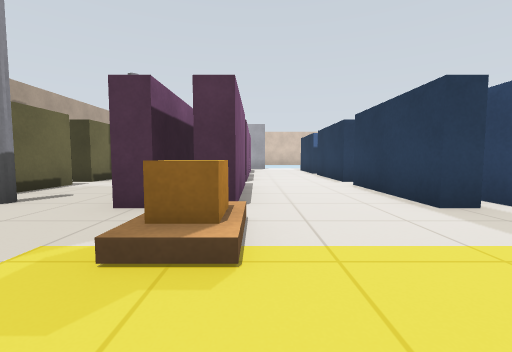
view 1 (above)

24 first-person views from a walk through a robot-simulator world made for Gazebo. The camera is 0.62 m above the floor, tilts 4° down and sees 90° across. The floor is counted in squares, 1 m on a side. Each view is taken from the middle of a square. On the plan, view 1 faces up. The plan holds only what a view shows up to about 9 squares ahead; the rest is blank.

view 2
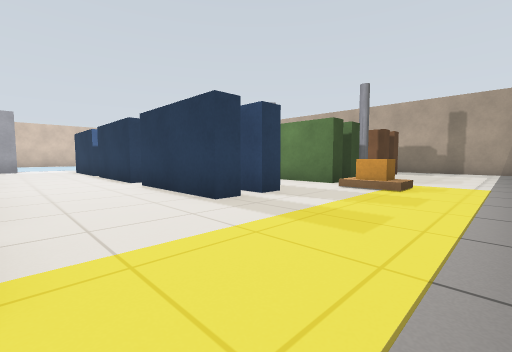

view 3
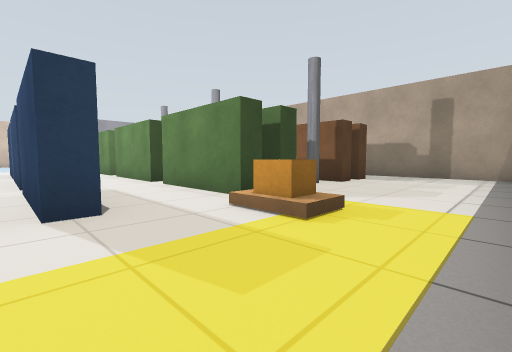

view 4
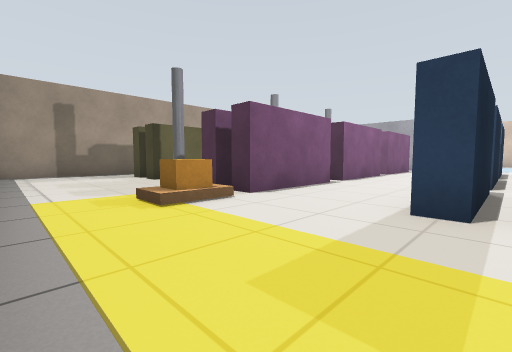

view 5
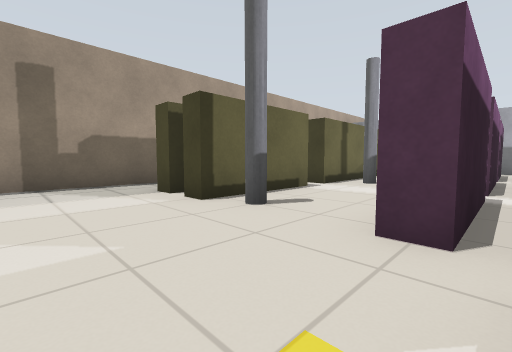

view 6
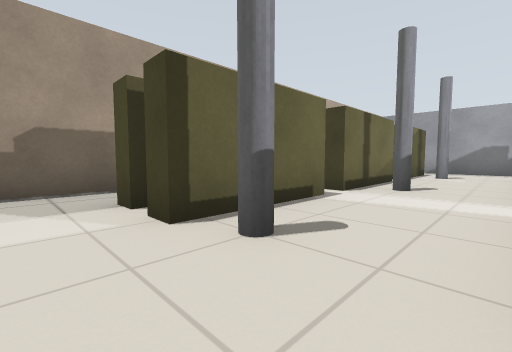

view 7
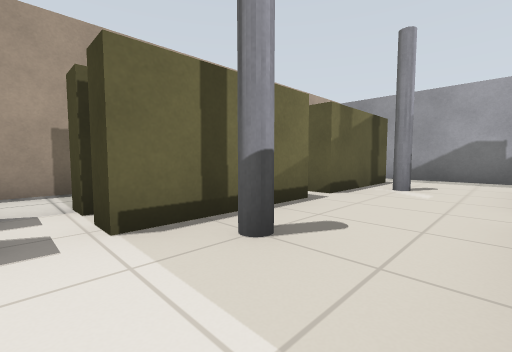

view 8
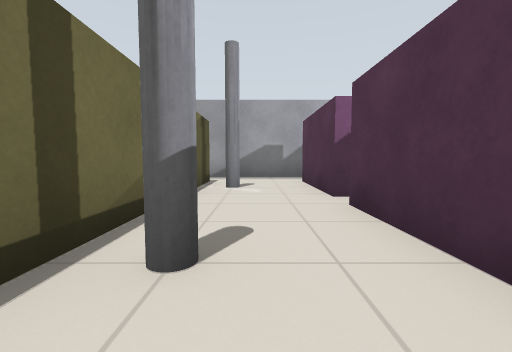

view 9
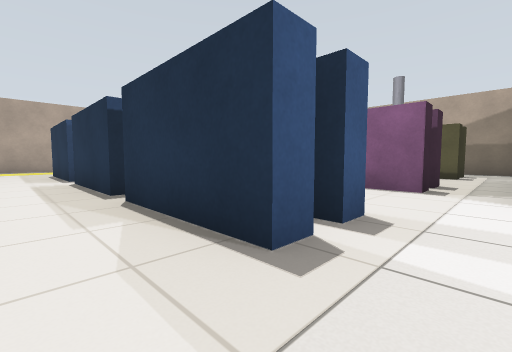

view 10
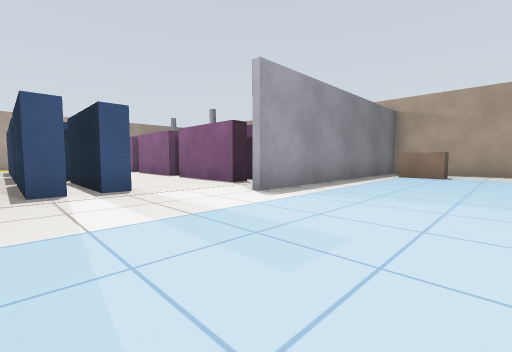

view 11
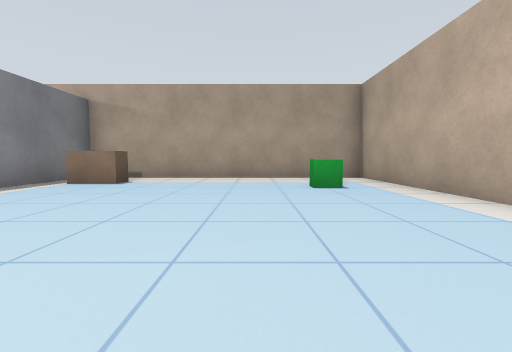

view 12
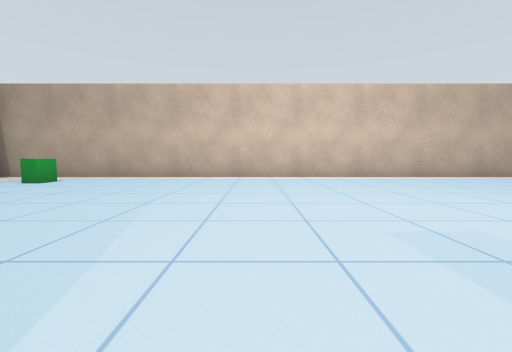

view 13
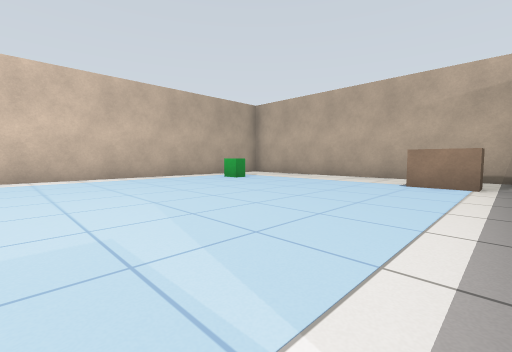

view 14
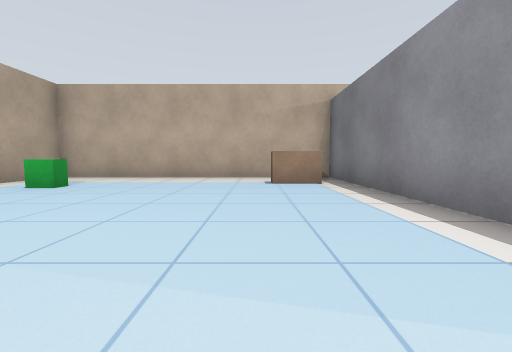

view 15
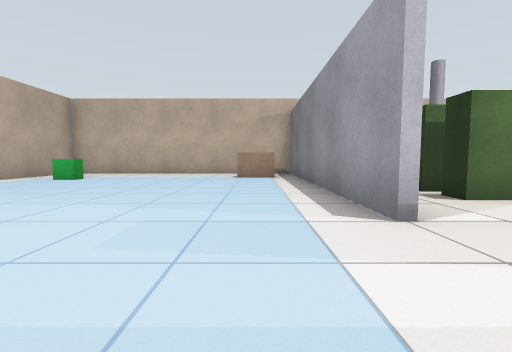

view 16
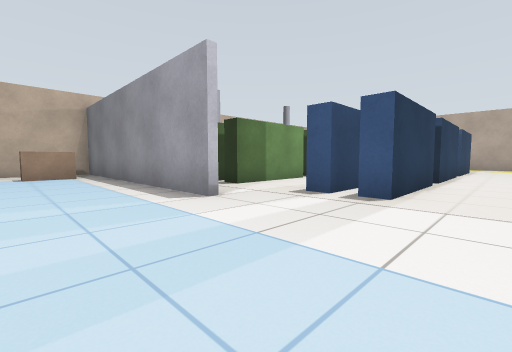

view 17
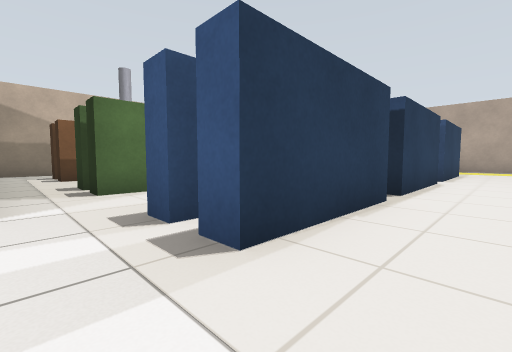

view 18
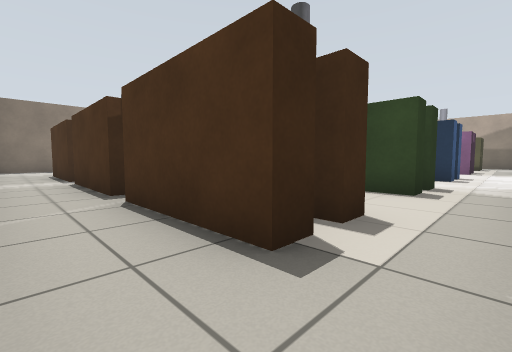

view 19
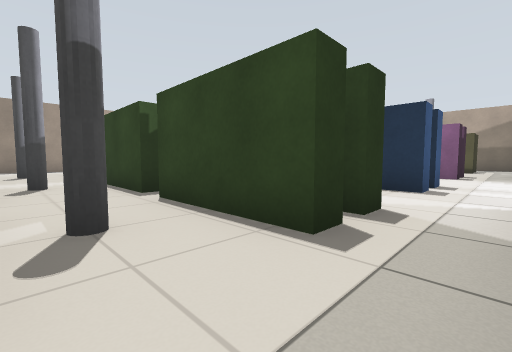

view 20
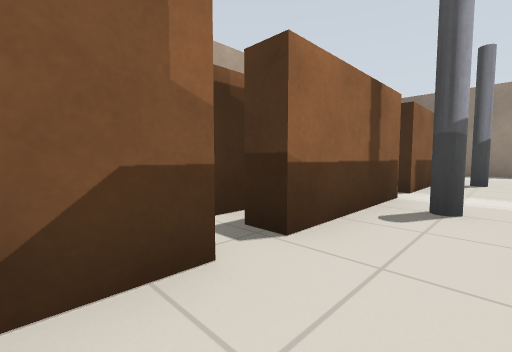

view 21
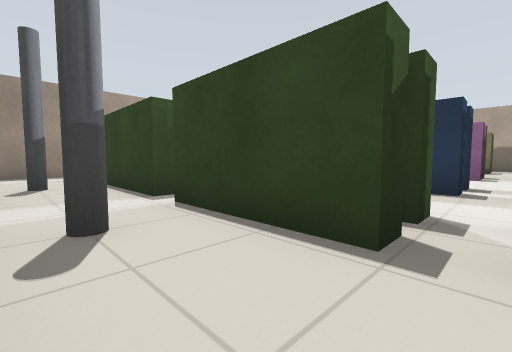

view 22
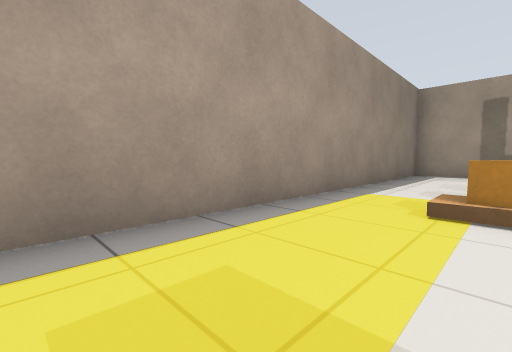

view 23
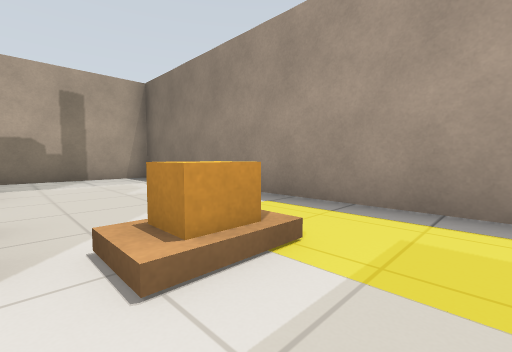

view 24
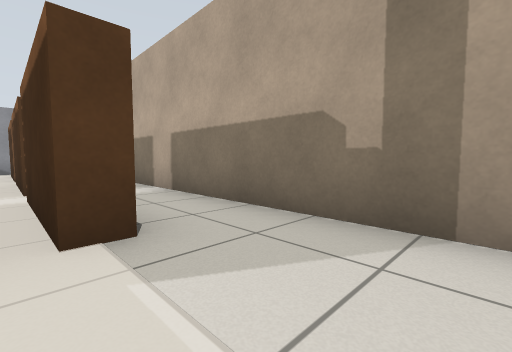

### Floor plan
Points are (right, up) in squares from view 1. A wall is a line through its corners. A room is listed if a view was taken in it or the views show most of it. See-through windows are left out.
Room 1 (views 1, 2, 3, 4, 5, 6, 7, 8, 9, 18, 19, 22, 23, 24)
walls: (3.7, 6) (3.7, 3.1) (3.3, 3.1); (2.7, 6) (2.7, 3.1) (2.2, 3.1); (5.8, 6.5) (5.8, 9.4); (3.3, 9.4) (3.7, 9.4) (3.7, 6.5); (2.7, 9.4) (2.7, 6.6); (6.4, 3.1) (5.8, 3.1) (5.8, 6); (7.2, 3.1) (6.8, 3.1) (6.8, 3.6); (5.8, 10) (5.8, 12.9) (6.2, 12.9); (-0.2, 3.1) (-0.8, 3.1); (-1.7, 7.1) (-1.7, 9.4) (-1.2, 9.4); (-1.2, 3.1) (-1.8, 3.1); (9.9, 3.1) (9.2, 3.1); (-1.2, 10.1) (-1.7, 10.1) (-1.7, 12.9) (-1.2, 12.9); (10.7, 6) (10.7, 3.1) (10.3, 3.1); (3.3, 12.9) (3.7, 12.9) (3.7, 10); (2.7, 12.9) (2.7, 10.1); (6.8, 12.5) (6.8, 12.9) (7.2, 12.9); (10.3, 10.1) (10.3, 12.9) (10.7, 12.9) (10.7, 10); (10.7, 9.5) (10.7, 6.5); (-4.2, 6) (-4.2, 3.1) (-4.8, 3.1); (-0.9, 12.9) (-0.2, 12.9); (9.2, 12.9) (9.7, 12.9) (9.7, 12.5); (-4.2, 9.5) (-4.2, 6.6) (-4.8, 6.6); (-5.2, 7.4) (-5.2, 6.6); (-5.2, 3.5) (-5.2, 3.1) (-5.8, 3.1); (-1.4, 14.4) (-4.8, 14.4); (12.4, 12.6) (12.4, 14); (-4.8, 12.9) (-4.2, 12.9) (-4.2, 10.1) (-4.8, 10.1); (-7.4, 3.9) (-7.4, -0.4) (12.4, -0.4) (12.4, 7.8); (-5.8, 12.9) (-5.2, 12.9)
ways out: opening at (-1.5, 13.5) to room 2; opening at (0.5, 3) to room 2; opening at (4.5, 13.5) to room 2; gap at (-1, 6) to room 2; gap at (-1, 10) to room 2; gap at (3, 6) to room 2; gap at (3, 10) to room 2; opening at (6.5, 14) to room 3; opening at (9.5, 13.5) to room 3; gap at (10, 10) to room 3; opening at (8, 3) to room 4; gap at (10, 6) to room 4; opening at (-7, 3) to room 5; gap at (-5, 6) to room 5; opening at (-5.5, 13.5); gap at (-5, 10); gap at (-1, 3)
objects: pillar (-4, 4); pillar (-4, 8); pillar (-4, 12); orange box (-1, 2); orange box (5, 2) to (6, 2)
Room 2 (views 10, 11, 12, 13, 14, 15, 16, 17)
walls: (4.4, 14.6) (12.4, 14.6) (12.4, 23.4) (-7.4, 23.4) (-7.4, 14.6) (0.5, 14.6); (-0.2, 12.9) (-0.2, 10); (-1.2, 12.9) (-1.2, 10.1); (2.7, 10.1) (2.2, 10.1) (2.2, 12.9) (2.7, 12.9); (3.3, 10) (3.3, 12.9); (-0.8, 9.4) (-0.2, 9.4) (-0.2, 6.6) (-0.8, 6.6); (-1.2, 9.4) (-1.2, 6.5); (2.7, 6.6) (2.2, 6.6) (2.2, 9.4) (2.7, 9.4); (-0.2, 6) (-0.2, 3.1); (-1.2, 6) (-1.2, 3.1); (2.2, 3.1) (2.2, 6); (3.3, 3.1) (3.3, 6)
ways out: opening at (-1.5, 13.5) to room 1; opening at (0.5, 3) to room 1; opening at (4.5, 13.5) to room 1; gap at (-1, 6) to room 1; gap at (-1, 10) to room 1; gap at (3, 6) to room 1; gap at (3, 10) to room 1
objects: brown box (-6, 16) to (-5, 16); green box (-4, 21) to (-4, 22); brown box (10, 16) to (11, 16); green box (10, 21) to (10, 22)
Room 3 (views 20, 21)
walls: (7.2, 9.4) (7.2, 6.5); (9.2, 10) (9.2, 12.9); (7.2, 12.9) (7.2, 10); (9.2, 6.5) (9.2, 9.4) (9.8, 9.4)
ways out: opening at (6.5, 14) to room 1; opening at (9.5, 13.5) to room 1; gap at (10, 10) to room 1; opening at (8, 7) to room 4
objects: pillar (8, 8); pillar (8, 12)
Room 4 (no view inside)
walls: (7.2, 6) (7.2, 3.1); (9.2, 3.1) (9.2, 6); (10.3, 3.1) (10.3, 6)
ways out: opening at (8, 3) to room 1; gap at (10, 6) to room 1; opening at (8, 7) to room 3
objects: pillar (8, 4)
Room 5 (no view inside)
walls: (-7.4, 6.9) (-7.4, 5.9); (-5.2, 6.6) (-5.8, 6.6)
ways out: opening at (-7, 3) to room 1; gap at (-5, 6) to room 1; opening at (-7, 7)

Positions as (right, up) in squares from view 1, and headings:
1: (0, 0), facing up
2: (0, 0), facing up-right
3: (3, 0), facing up-right
4: (3, 0), facing up-left
5: (-1, 1), facing up-left
6: (-2, 2), facing up-left
7: (-2, 6), facing up-left
8: (-3, 6), facing up
9: (5, 14), facing down-left
10: (4, 18), facing down-left
11: (1, 20), facing left
12: (1, 15), facing up
13: (4, 15), facing up-right
14: (4, 17), facing right
15: (2, 16), facing right
16: (1, 17), facing down-right
17: (1, 14), facing down-right
18: (12, 14), facing down-left
19: (9, 14), facing down-left
20: (8, 11), facing down-right
21: (9, 10), facing down-left
22: (3, 2), facing down-left
23: (4, 3), facing down-right
24: (10, 1), facing up-right
